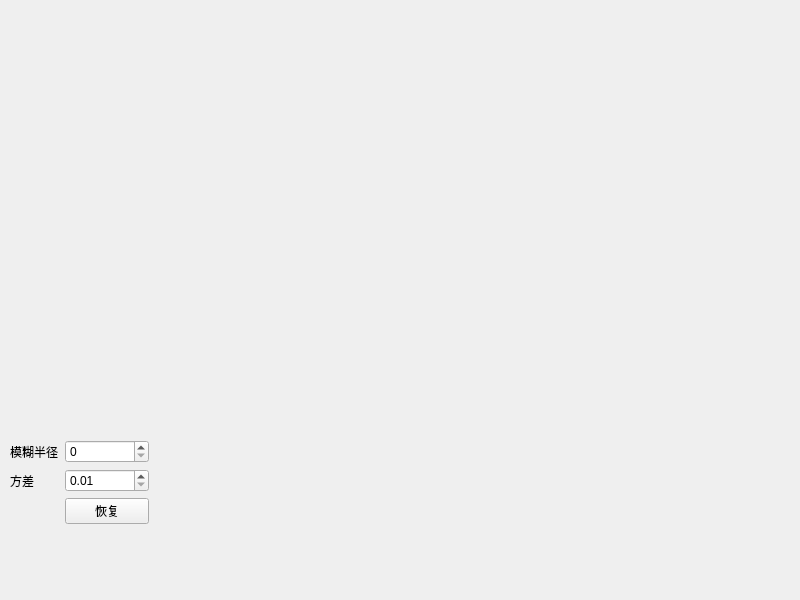
<?xml version="1.0" encoding="UTF-8"?>
<ui version="4.0">
 <class>Widget</class>
 <widget class="QWidget" name="Widget">
  <property name="geometry">
   <rect>
    <x>0</x>
    <y>0</y>
    <width>800</width>
    <height>600</height>
   </rect>
  </property>
  <property name="windowTitle">
   <string>Widget</string>
  </property>
  <widget class="QWidget" name="widget" native="true">
   <property name="geometry">
    <rect>
     <x>10</x>
     <y>440</y>
     <width>139</width>
     <height>95</height>
    </rect>
   </property>
   <layout class="QFormLayout" name="formLayout">
    <item row="0" column="0">
     <widget class="QLabel" name="label">
      <property name="styleSheet">
       <string notr="true"/>
      </property>
      <property name="text">
       <string>模糊半径</string>
      </property>
     </widget>
    </item>
    <item row="0" column="1">
     <widget class="QSpinBox" name="spinBox"/>
    </item>
    <item row="1" column="0">
     <widget class="QLabel" name="label_2">
      <property name="styleSheet">
       <string notr="true"/>
      </property>
      <property name="text">
       <string>方差</string>
      </property>
     </widget>
    </item>
    <item row="1" column="1">
     <widget class="QDoubleSpinBox" name="doubleSpinBox">
      <property name="minimum">
       <double>0.010000000000000</double>
      </property>
      <property name="maximum">
       <double>1000.000000000000000</double>
      </property>
      <property name="singleStep">
       <double>0.010000000000000</double>
      </property>
     </widget>
    </item>
    <item row="2" column="1">
     <widget class="QPushButton" name="pushButton">
      <property name="text">
       <string>恢复</string>
      </property>
     </widget>
    </item>
   </layout>
  </widget>
 </widget>
 <resources/>
 <connections/>
</ui>
